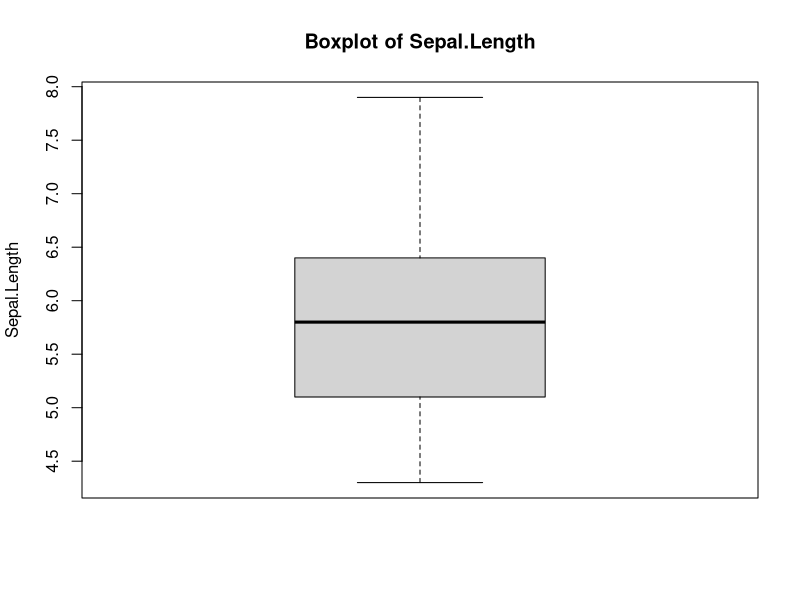
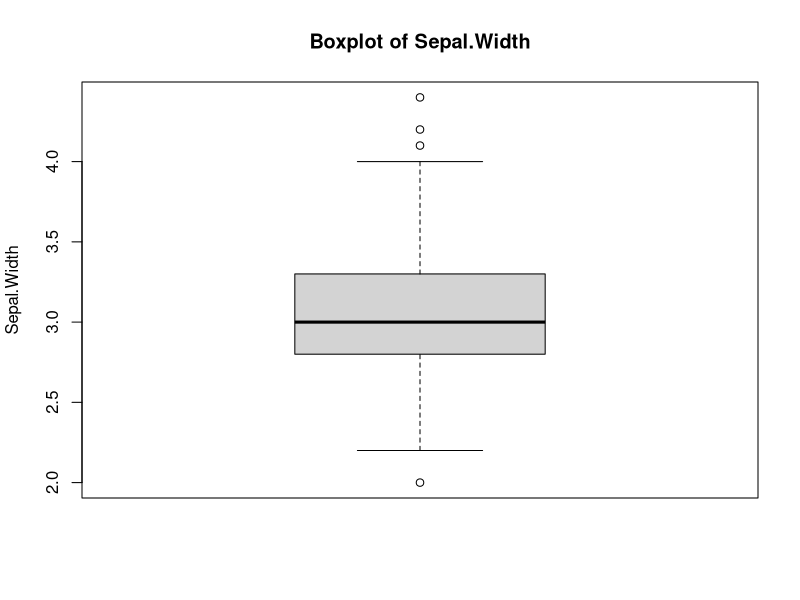
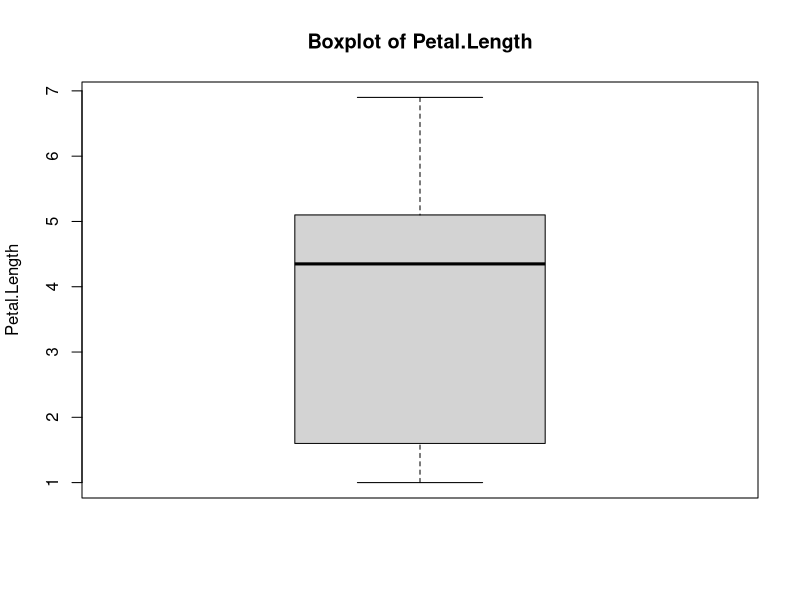
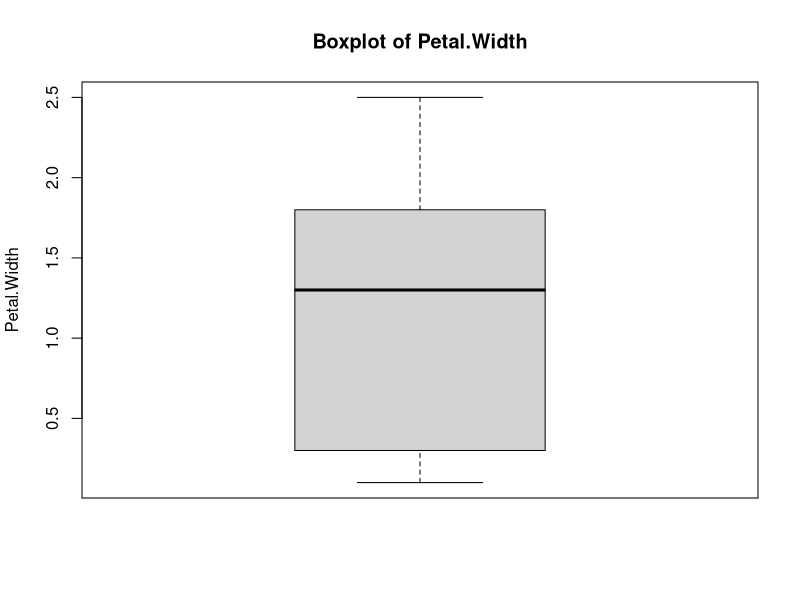
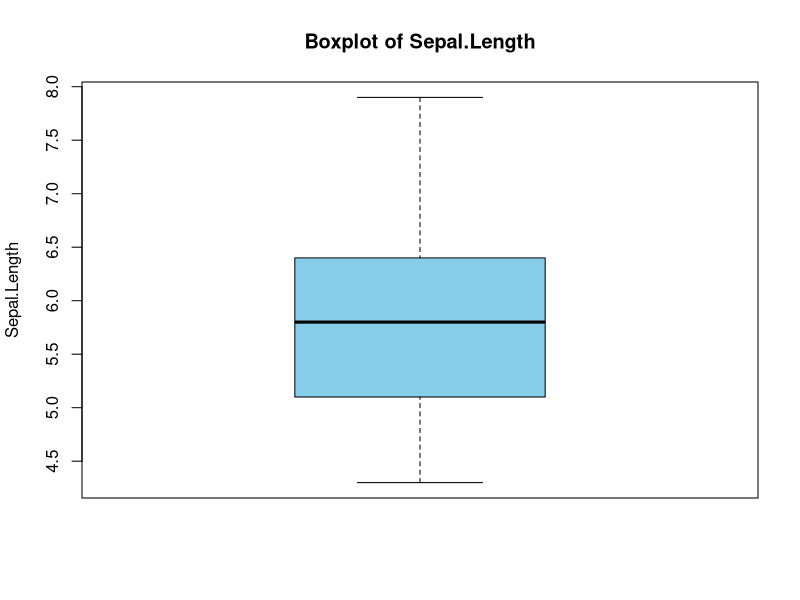
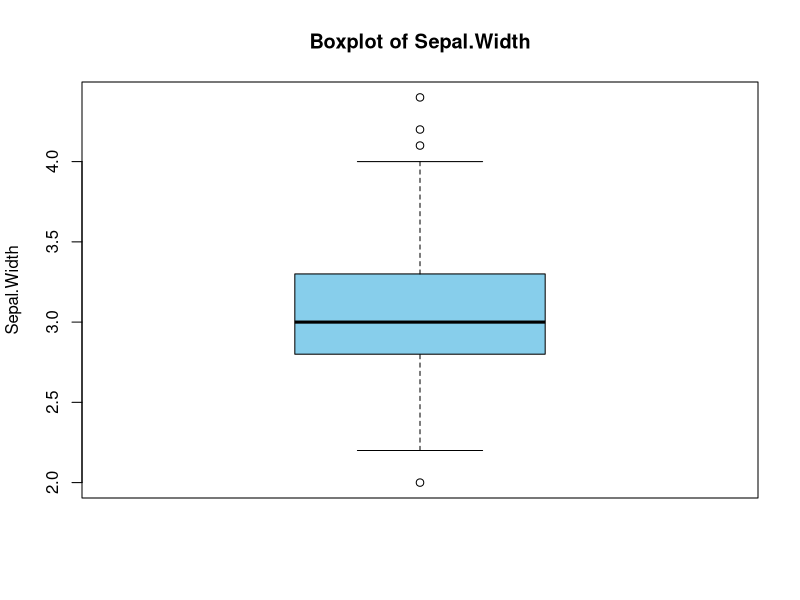
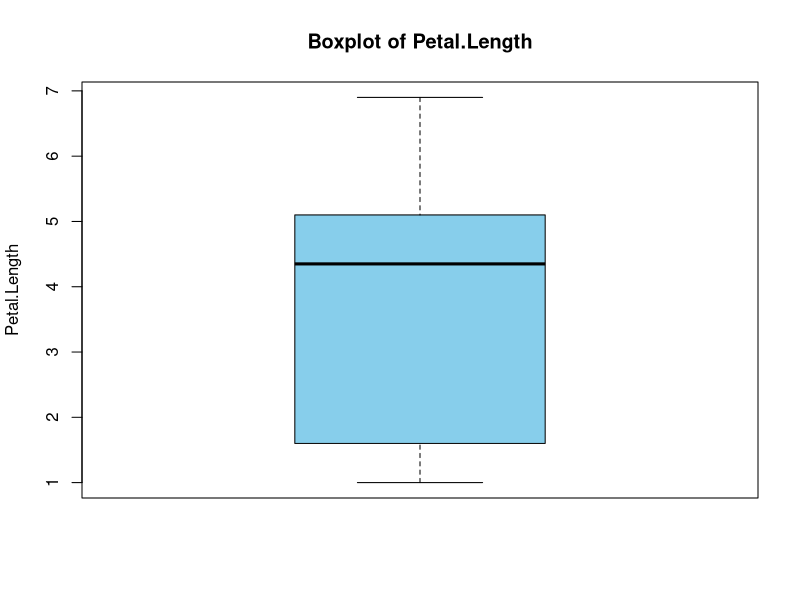
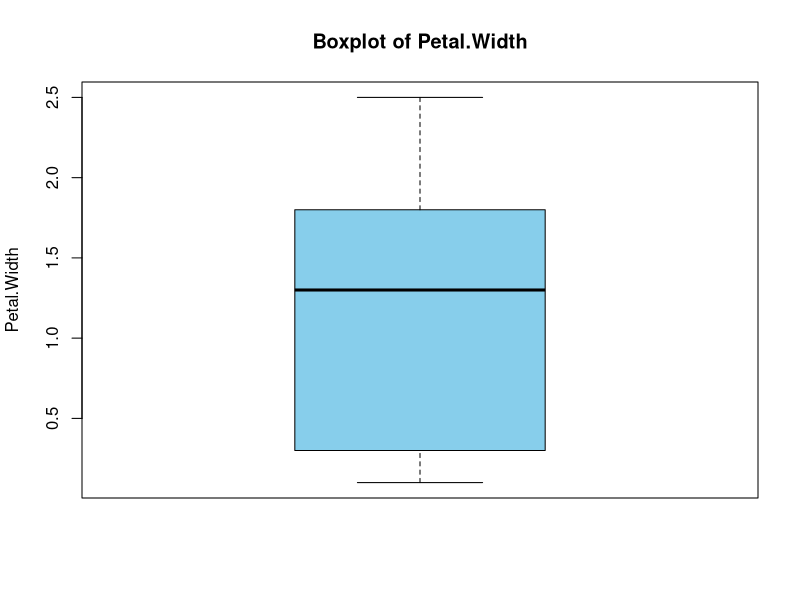

R code for these plots, in order:
## ---- chunk 1
library(tidyverse)
## ---- chunk 2
# Number sequence 1 to 10
num_seq <- 1:10
num_seq
## ---- chunk 3
# Make a for loop that adds 1 to each number in the sequence
for (i in num_seq) {
  i = i + 1
  print(i)
}
## ---- chunk 4
# Loop through numeric columns of the iris dataset
for (col in names(iris)[1:4]) {
  
    # Calculate the mean of the current column
    column_mean <- mean(iris[[col]])
    
    # Round the mean to 2 decimal points
    column_mean <- round(column_mean, digits = 2)
    
    # Print the column name and its mean
    print(paste("Mean of", col, "is", column_mean))
}
## ---- chunk 5
# Select numeric columns only from iris
df <- iris[, -5]

# Loop through numeric columns of the iris dataset
for (col_name in names(df)) {
  
  # Create a boxplot
  boxplot(df[[col_name]], 
          main = paste("Boxplot of", col_name), 
          ylab = col_name)
}
## ---- chunk 6
# Initialise the number
count <- 0

# A while loop that adds 1 to each number as long as the number is less than 10
while (count < 10) {
  count <- count + 1
  print(count)
}
## ---- chunk 7
# Initialize variables
index <- 1 #index for looping
cumulative_sum <- 0 #variable to hold the cumulative sum

# While loop to calculate the cumulative sum
while (cumulative_sum <= 60 && index <= nrow(iris)) {    
  
  # Calculate the cumulative sum starting with the 1st row
  cumulative_sum <- cumulative_sum + iris$Sepal.Length[index]
  
  # Move to the next row
  index <- index + 1  
  
  # Display the result
  print(paste0("Row ", index - 1, ", Cumulative sum: ", cumulative_sum))
}
## ---- chunk 8
apply(iris %>% select(-Species), MARGIN = 2 , FUN = mean)
## ---- chunk 9
lapply(iris %>% select(-Species), FUN = mean)
## ---- chunk 10
sapply(iris %>% select(-Species), FUN = mean)
## ---- chunk 11
map(iris %>% select(-Species), .f = mean)
## ---- chunk 12
add_num <- function(number1, number2) {
  result <- number1 + number2
  return(result)
}
## ---- chunk 13
add_num(number1 = 100, number2 = 200)
## ---- chunk 14
avg_num <- function(x_range) {
  
  # Sum of all elements in the vector
  sum_x <- sum(x_range)  
  
  # Determine the number of elements in the vector
  n <- length(x_range)  
  
  # Calculate mean
  mean_value <- sum_x / n  
  
  # Return the mean
  return(mean_value)
}
## ---- chunk 15
# Our function
avg_num(iris$Sepal.Length)

# Mean function in R
mean(iris$Sepal.Length)
## ---- chunk 16
summary_func <- function(x_range) {
  
  # Calculate mean and standard deviation, then round the decimal points to 2
  mean_val <- mean(x_range) |> round(digits = 2)
  std_val <- sd(x_range) |> round(digits = 2)
  
  # Calculate median and interquartile range, then round the decimal points to 2
  med_val <- median(x_range) |> round(digits = 2)
  iqr_val <- IQR(x_range) |> round(digits = 2)
  
  # Display the result
  return(c(
    `Mean (SD)` = paste0(mean_val, " (", std_val, ")"),
    `Median (IQR)` = paste0(med_val, " (", iqr_val, ")")
  ))
}
## ---- chunk 17
summary_func(iris$Sepal.Length)
## ---- chunk 18
# Loop through numeric columns of the iris dataset
for (col in names(iris)[1:4]) {
  
    # Calculate mean of the current column
    res <- summary_func(iris[[col]])
    
    # Print the result
    print(res)
}
## ---- chunk 19
sapply(iris |> select(-Species), FUN = summary_func)
## ---- chunk 20
sapply(1:10, function(x) x^2)
## ---- chunk 21
# Select numeric columns only from iris
df <- iris[, -5]

# Create boxplots for each numeric column using walk
walk(names(df), function(col_name) {
  boxplot(df[[col_name]], 
          main = paste("Boxplot of", col_name),
          ylab = col_name,
          col = "skyblue")
})
## ---- chunk 22
    multiply_num <- function(a, b) {
      return(a * b)
    }
## ---- chunk 23
    multiply_num(10, 20)
## ---- chunk 24
    avg_num <- function(x_range) {
      
      # Sum of all elements in the vector
      sum_x <- sum(x_range)  
      
      # Determine the number of elements in the vector
      n <- length(x_range)  
      
      # Calculate mean
      mean_value <- sum_x / n  
      
      # Return the mean
      return(round(mean_value, digits = 3))
    }
## ---- chunk 25
    avg_num(iris$Sepal.Length)
